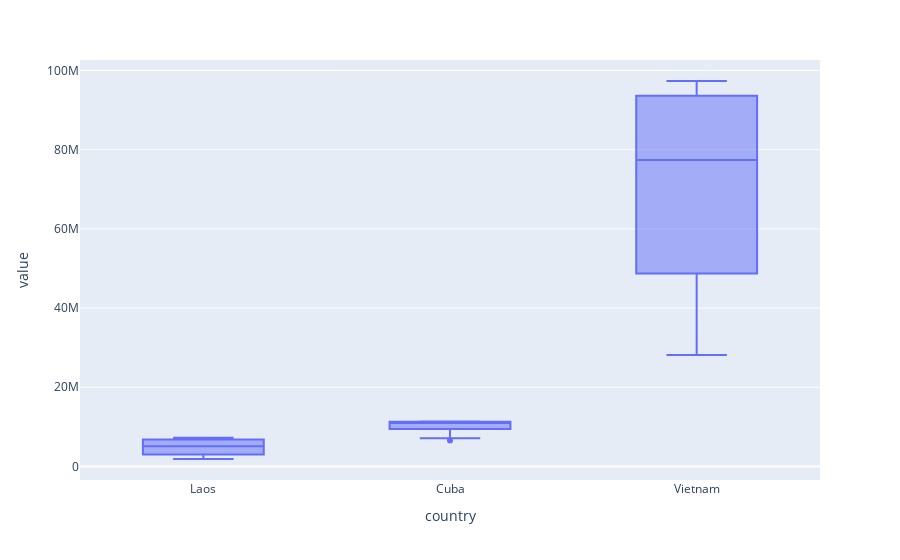

Source (notebook cell):
### Code cell
df_selected.plot(kind="box")

### Figure 1 — Plotly figure (JSON) as saved in the notebook; plotly's stock layout.template omitted (floating-point values rounded to 4 significant figures)
{"data": [{"alignmentgroup": "True", "hovertemplate": "country=%{x}<br>value=%{y}<extra></extra>", "legendgroup": "", "marker": {"color": "#636efa"}, "name": "", "notched": false, "offsetgroup": "", "orientation": "v", "showlegend": false, "type": "box", "x": ["Laos", "Laos", "Laos", "Laos", "Laos", "Laos", "Laos", "Laos", "Laos", "Laos", "Laos", "Laos", "Laos", "Laos", "Laos", "Laos", "Laos", "Laos", "Cuba", "Cuba", "Cuba", "Cuba", "Cuba", "Cuba", "Cuba", "Cuba", "Cuba", "Cuba", "Cuba", "Cuba", "Cuba", "Cuba", "Cuba", "Cuba", "Cuba", "Cuba", "Vietnam", "Vietnam", "Vietnam", "Vietnam", "Vietnam", "Vietnam", "Vietnam", "Vietnam", "Vietnam", "Vietnam", "Vietnam", "Vietnam", "Vietnam", "Vietnam", "Vietnam", "Vietnam", "Vietnam", "Vietnam"], "x0": " ", "xaxis": "x", "y": [1891000.0, 2121000.0, 2383000.0, 2688000.0, 3052000.0, 3258000.0, 3688000.0, 4258000.0, 4846000.0, 5324000.0, 5752000.0, 6249000.0, 6741000.0, 6846000.0, 6953000.0, 7062000.0, 7169000.0, 7276000.0, 6539000.0, 7141000.0, 7958000.0, 8713000.0, 9446000.0, 9849000.0, 10100000.0, 10600000.0, 10890000.0, 11130000.0, 11260000.0, 11230000.0, 11320000.0, 11340000.0, 11340000.0, 11340000.0, 11330000.0, 11330000.0, 28150000.0, 32670000.0, 37860000.0, 43400000.0, 48720000.0, 54280000.0, 60900000.0, 67990000.0, 74910000.0, 79910000.0, 83830000.0, 87970000.0, 92680000.0, 93640000.0, 94600000.0, 95550000.0, 96460000.0, 97340000.0], "y0": " ", "yaxis": "y"}], "layout": {"boxmode": "group", "legend": {"tracegroupgap": 0}, "margin": {"t": 60}, "xaxis": {"anchor": "y", "domain": [0, 1], "title": {"text": "country"}}, "yaxis": {"anchor": "x", "domain": [0, 1], "title": {"text": "value"}}}}
